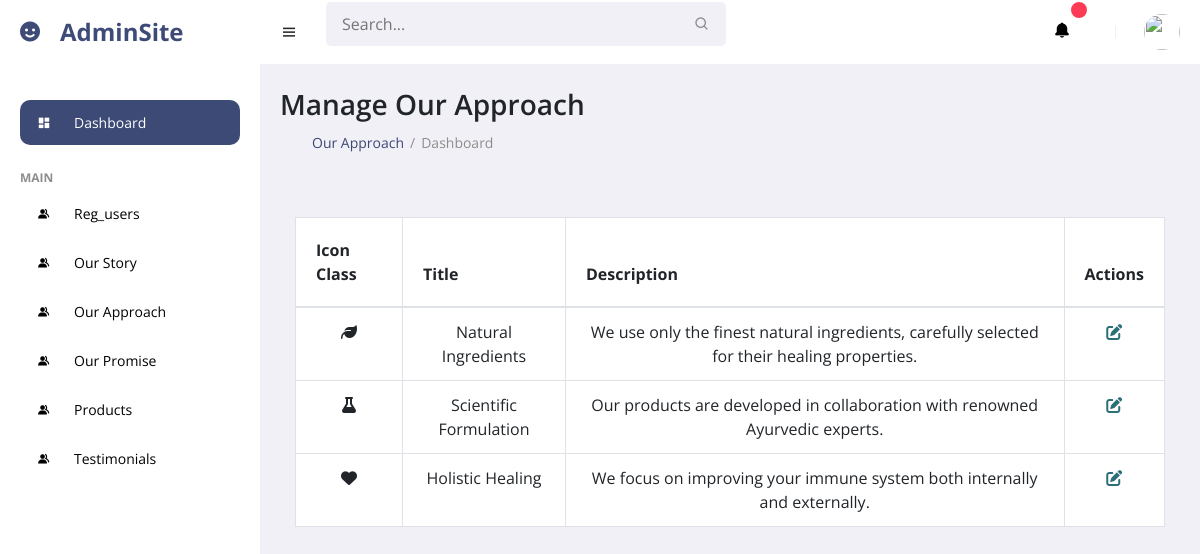
Page /view_ourapproach.php on the committed database.
### tables this page shows
CREATE TABLE `our_approach` (
  `id` int(11) NOT NULL,
  `icon_class` varchar(255) NOT NULL,
  `title` varchar(255) NOT NULL,
  `description` text NOT NULL
);

### view_ourapproach.php (the view, shortened to what this page needs)
<?php include('connection.php'); ?>
<!DOCTYPE html>
<html lang="en">
<head>
  <link href="https://cdn.jsdelivr.net/npm/bootstrap@5.3.0/dist/css/bootstrap.min.css" rel="stylesheet">
</head>
<body>
  <?php include('leftbar.php'); ?>
  <main>
    <h1 class="title">Manage Our Approach</h1>
    <ul class="breadcrumbs">
      <li><a href="#">Our Approach</a></li>
      <li class="divider">/</li>
      <li><a href="#" class="active">Dashboard</a></li>
    </ul>
    <br>
    <div class="container-sm mt-4">
      <div class="table-responsive">
        <table class="table table-bordered" style="background-color:white;">
          <thead>
            <tr>
              <th style="padding: 20px">Icon Class</th>
              <th style="padding: 20px">Title</th>
              <th style="padding: 20px">Description</th>
              <th colspan="2" style="padding: 20px">Actions</th>
            </tr>
          </thead>
          <tbody>
            <?php
              $query = "SELECT * FROM `our_approach`";
              $data = mysqli_query($con, $query);
              $result = mysqli_num_rows($data);
              if ($result) {
                while ($row = mysqli_fetch_array($data)) {
                  ?>
                  <tr style="text-align: center;">
                    <td><i class="<?php echo $row['icon_class']; ?>"></i></td>
                    <td><?php echo $row['title']; ?></td>
                    <td><?php echo $row['description']; ?></td>
                    <td>
                      <a href="update_ourapproach.php?id=<?php echo $row['id']; ?>">
                        <i class="fa-solid fa-pen-to-square" style="color: #2b6f78;"></i>
                      </a>
                    </td>
                  </tr>
                  <?php
                }
              } else {
                ?>
                <tr>
                  <td colspan="4" style="text-align: center;">No records found</td>
                </tr>
                <?php
              }
            ?>
          </tbody>
        </table>
      </div>
    </div>
  </main>
</body>
</html>

### css/style1.css (style rules this page uses)
* { font-family: 'Open Sans', sans-serif; margin: 0; padding: 0; box-sizing: border-box; }
:root { --grey: #F1F0F6; --dark-grey: #8D8D8D; --light: #fff; --dark: #000; --green: #81D43A; --light-green: #E3FFCB; --blue: #152459d2; --light-blue: #D0E4FF; --dark-blue: #0C5FCD; --red: #FC3B56; }
html { overflow-x: hidden; }
body { background: var(--grey); overflow-x: hidden; }
a { text-decoration: none; }
li { list-style: none; }
main { width: 100%; padding: 24px 20px 20px 20px; }
main .title { font-size: 28px; font-weight: 600; margin-bottom: 10px; }
main .breadcrumbs { display: flex; grid-gap: 6px; }
main .breadcrumbs li, main .breadcrumbs li a { font-size: 14px; }
main .breadcrumbs li a { color: var(--blue); }
main .breadcrumbs li a.active, main .breadcrumbs li.divider { color: var(--dark-grey); pointer-events: none; }

### rows in the picture
our_approach: title "Natural Ingredients", description "We use only the finest natural ingredients, carefully selected for their healing properties."
our_approach: title "Scientific Formulation", description "Our products are developed in collaboration with renowned Ayurvedic experts."
our_approach: title "Holistic Healing", description "We focus on improving your immune system both internally and externally."
